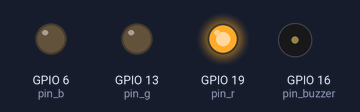
The program below on a simulated Raspberry Pi (BCM pin numbers). On the bench: output pins drawn as LEDs (lit = HIGH), buzzer (waves = sounding).

Above: at 0.02 s.
At 1.43 s:
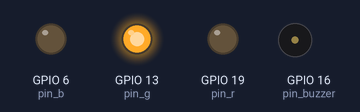
At 2.13 s:
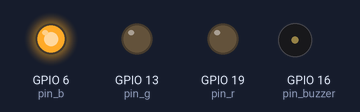
At 2.89 s:
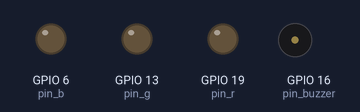
Timing chart, 0 to 3.2 s (numbered marks = the images above):
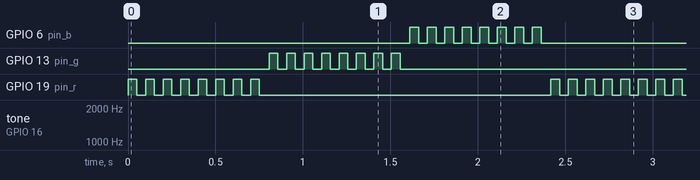

The program:

alarm.py
```python
import RPi.GPIO as GPIO
import time


def alarm():
    pin_r = 19
    pin_g = 13
    pin_b = 6
    pin_buzzer = 16

    GPIO.setmode(GPIO.BCM)
    GPIO.setup(pin_r, GPIO.OUT)
    GPIO.setup(pin_g, GPIO.OUT)
    GPIO.setup(pin_b, GPIO.OUT)
    GPIO.setup(pin_buzzer, GPIO.OUT)

    pwm_r = GPIO.PWM(pin_r, 10)
    pwm_g = GPIO.PWM(pin_g, 10)
    pwm_b = GPIO.PWM(pin_b, 10)
    pwm_buzzer = GPIO.PWM(pin_buzzer, 5)

    r = 50
    g = 0
    b = 0
    f = 50
    f_ = 0.5

    pwm_buzzer.start(50)

    try:
        while True:
            pwm_r.start(r)
            pwm_g.start(g)
            pwm_b.start(b)
            for x in range(400):
                if f>1 and f<101:
                    f+=f_
                else:
                    f_*=-1
                    f+=f_
                pwm_buzzer.ChangeFrequency(f*20)
                time.sleep(0.002)
            r,b=b,r
            b,g=g,b

    except KeyboardInterrupt:
        GPIO.cleanup()

if __name__ == '__main__':
    alarm()
```

Measured:
- by itself, GPIO 6 (pin_b), GPIO 13 (pin_g), GPIO 19 (pin_r): repeats every 2.4 s: 7 × (LOW 0.05 s, HIGH 0.05 s), LOW 1.7 s, HIGH 0.05 s
